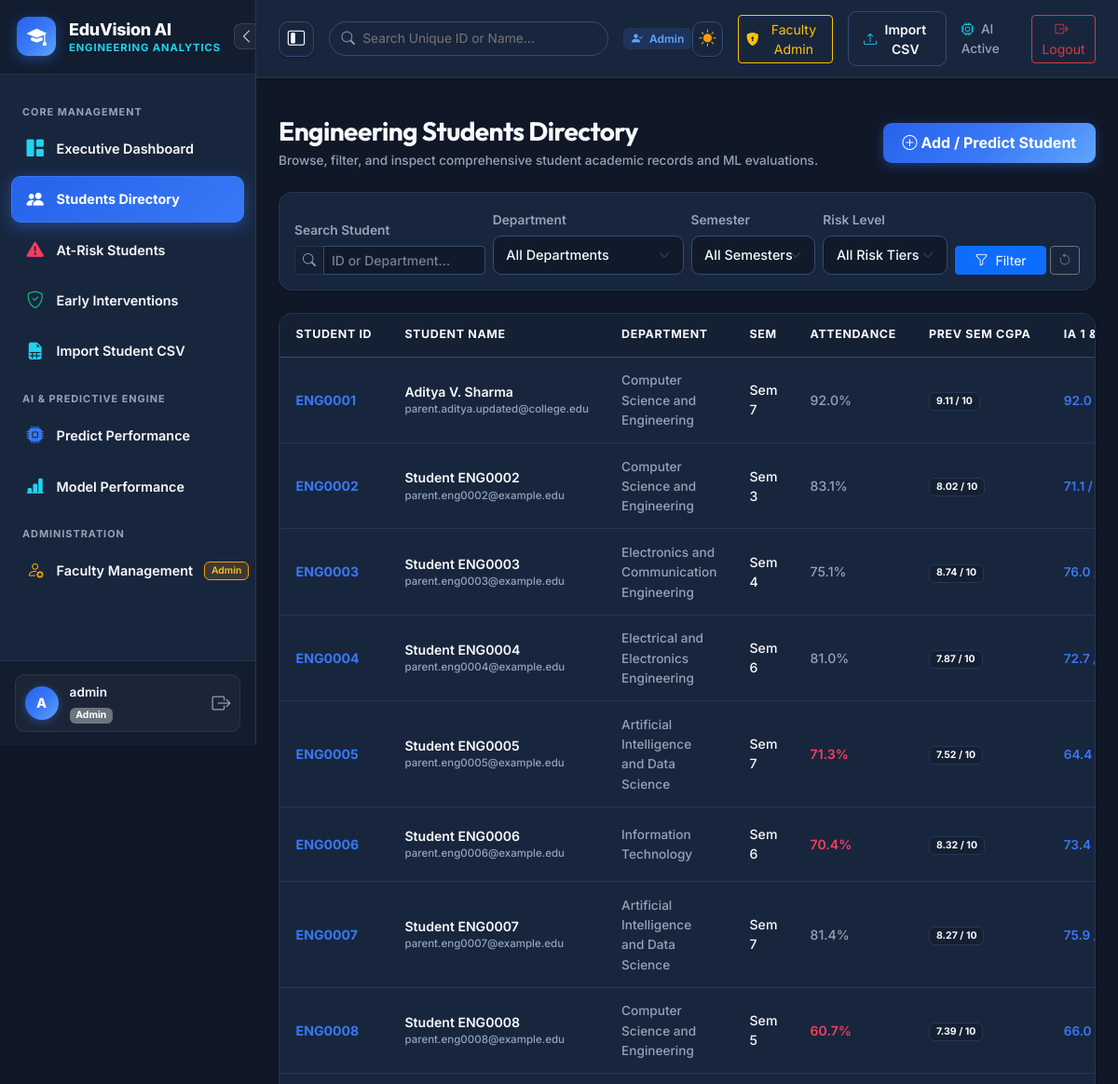
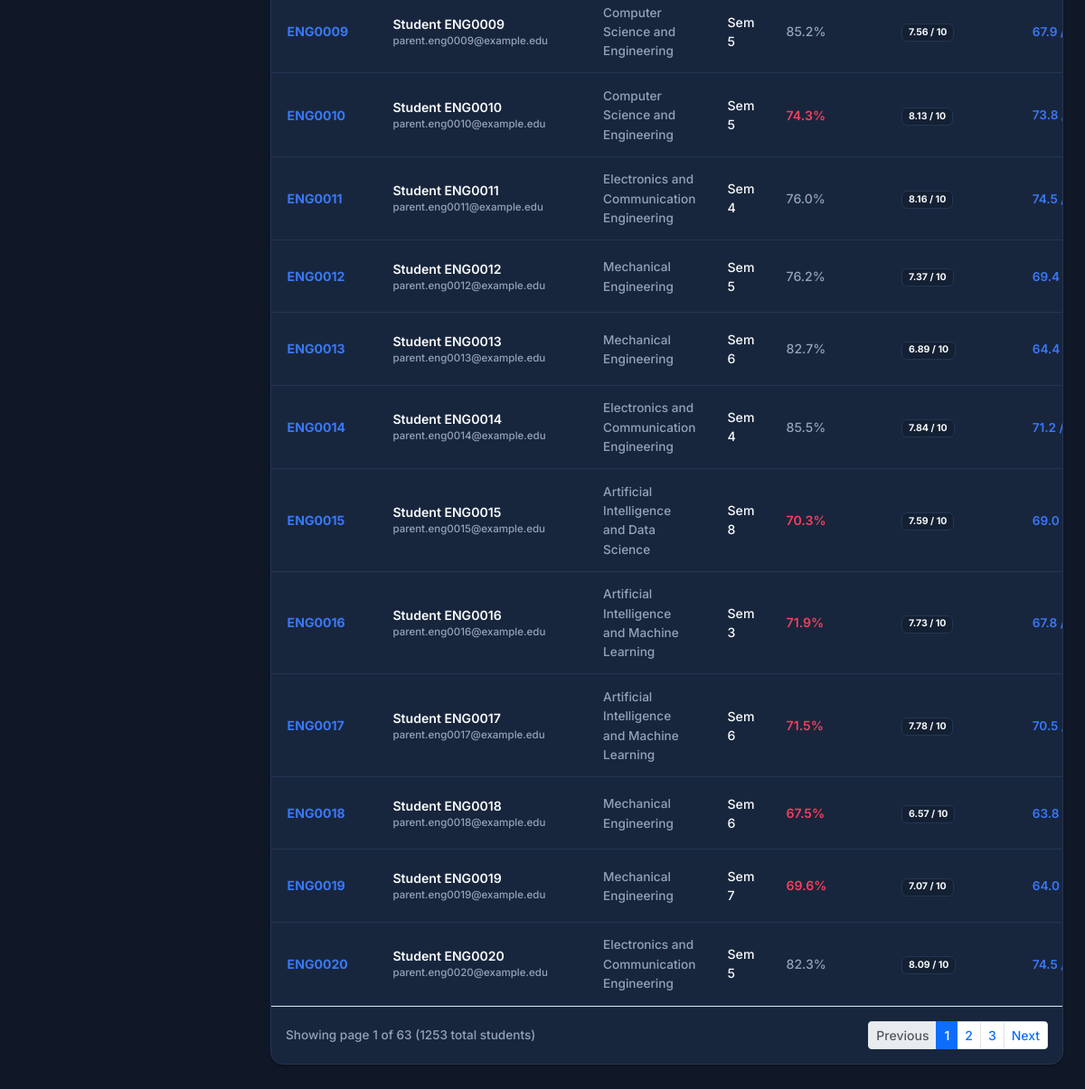
The app's page /students (signed in) with its own data (2 pictures, top to bottom).
### database/models.py (models this page shows, shortened)
class Student(db.Model):
    __tablename__ = "students"
    id = db.Column(db.Integer, primary_key=True)
    student_id = db.Column(db.String(20), unique=True, nullable=False, index=True)
    name = db.Column(db.String(120), nullable=True, default="Student")
    parent_email = db.Column(db.String(120), nullable=True)
    department = db.Column(db.String(100), nullable=False, index=True)
    semester = db.Column(db.Integer, nullable=False)
    age = db.Column(db.Integer, nullable=False)
    gender = db.Column(db.String(10), nullable=False)
    attendance_percentage = db.Column(db.Float, nullable=False)
    study_hours_per_day = db.Column(db.Float, nullable=False, default=4.0)
    previous_semester_percentage = db.Column(db.Float, nullable=False)
    internal_exam_1 = db.Column(db.Float, nullable=False)
    internal_exam_2 = db.Column(db.Float, nullable=False)
    assignment_average = db.Column(db.Float, nullable=False)
    lab_score = db.Column(db.Float, nullable=False)
    midterm_score = db.Column(db.Float, nullable=False)
    project_score = db.Column(db.Float, nullable=False)
    backlogs = db.Column(db.Integer, nullable=False, default=0)
    previous_failures = db.Column(db.Integer, nullable=False, default=0)
    class_participation = db.Column(db.Integer, nullable=False, default=5)
    extracurricular_score = db.Column(db.Float, nullable=False, default=50.0)
    technical_skill_score = db.Column(db.Float, nullable=False)
    coding_skill_score = db.Column(db.Float, nullable=False)
    communication_skill_score = db.Column(db.Float, nullable=False)
    aptitude_score = db.Column(db.Float, nullable=False)
    final_exam_score = db.Column(db.Float, nullable=True)
    performance_category = db.Column(db.String(20), nullable=True)
    latest_prediction = db.Column(db.String(20), nullable=True)
    latest_risk_level = db.Column(db.String(20), nullable=True)
    latest_confidence = db.Column(db.Float, nullable=True)
    created_at = db.Column(db.DateTime, default=datetime.utcnow)
    predictions = db.relationship("Prediction", backref="student_ref", lazy=True, cascade="all, delete-orphan")
    interventions = db.relationship("Intervention", backref="student_ref", lazy=True, cascade="all, delete-orphan")
    @property
    def arrears(self):
        return self.backlogs
    @property
    def arrears_count(self):
        return self.backlogs
    @property
    def prev_sem_cgpa(self):
        return round(self.previous_semester_percentage / 9.5, 2) if self.previous_semester_percentage else 0.0

### app.py (the view, shortened to what this page needs)
    @app.route("/students")
    @login_required
    @role_required("admin", "faculty")
    def students():
        if session.get("role") == "student" and session.get("student_id"):
            return redirect(url_for("student_detail", student_id=session.get("student_id")))
        dept_filter = request.args.get("department", "")
        sem_filter = request.args.get("semester", "")
        risk_filter = request.args.get("risk_level", "")
        perf_filter = request.args.get("performance", "")
        search_query = request.args.get("search", "").strip()
        page = request.args.get("page", 1, type=int)
        per_page = 20
        query = Student.query
        if dept_filter:
            query = query.filter(Student.department == dept_filter)
        if sem_filter:
            query = query.filter(Student.semester == int(sem_filter))
        if risk_filter:
            query = query.filter(Student.latest_risk_level == risk_filter)
        if perf_filter:
            query = query.filter(Student.latest_prediction == perf_filter)
        pagination = query.order_by(Student.student_id.asc()).paginate(
            page=page, per_page=per_page, error_out=False
        )
        departments = [d[0] for d in db.session.query(Student.department).distinct().order_by(Student.department).all()]
        return render_template(
            "students.html",
            students=pagination.items,
            pagination=pagination,
            departments=departments,
            current_dept=dept_filter,
            current_sem=sem_filter,
            current_risk=risk_filter,
            current_perf=perf_filter,
            search_query=search_query
        )

### templates/students.html (shortened to what this page needs)
{% extends "base.html" %}
{% block content %}
<div class="d-flex flex-wrap align-items-center justify-content-between gap-3 mb-4">
  <div>
    <h2 class="h3 fw-bold mb-1">Engineering Students Directory</h2>
    <p class="text-secondary small mb-0">Browse, filter, and inspect comprehensive student academic records and ML evaluations.</p>
  </div>
  <a href="{{ url_for('predict') }}" class="btn btn-primary-gradient">
    <i class="bi bi-plus-circle me-1"></i> Add / Predict Student
  </a>
</div>
<div class="card border-0 shadow-sm rounded-3 mb-4">
  <div class="card-body p-3">
    <form method="GET" action="{{ url_for('students') }}" class="row g-2 align-items-end">
      <div class="col-md-3">
        <label class="form-label small fw-semibold text-muted">Search Student</label>
        <div class="input-group input-group-sm">
          <span class="input-group-text bg-light"><i class="bi bi-search"></i></span>
          <input type="text" class="form-control" name="search" placeholder="ID or Department..." value="{{ search_query }}">
        </div>
      </div>
      <div class="col-md-3">
        <label class="form-label small fw-semibold text-muted">Department</label>
        <select class="form-select form-select-sm" name="department">
          <option value="">All Departments</option>
        </select>
      </div>
      <div class="col-md-2">
        <label class="form-label small fw-semibold text-muted">Semester</label>
        <select class="form-select form-select-sm" name="semester">
          <option value="">All Semesters</option>
        </select>
      </div>
      <div class="col-md-2">
        <label class="form-label small fw-semibold text-muted">Risk Level</label>
        <select class="form-select form-select-sm" name="risk_level">
          <option value="">All Risk Tiers</option>
        </select>
      </div>
      <div class="col-md-2 d-flex gap-1">
        <button type="submit" class="btn btn-sm btn-primary w-100">
          <i class="bi bi-funnel me-1"></i> Filter
        </button>
        <a href="{{ url_for('students') }}" class="btn btn-sm btn-outline-secondary" title="Reset Filters">
          <i class="bi bi-arrow-counterclockwise"></i>
        </a>
      </div>
    </form>
  </div>
</div>
<div class="card-table-wrapper mb-4">
  <div class="table-responsive">
    <table class="table table-custom">
      <thead>
        <tr>
          <th>Student ID</th>
          <th>Student Name</th>
          <th>Department</th>
          <th>Sem</th>
          <th>Attendance</th>
          <th>Prev Sem CGPA</th>
          <th>IA 1 & 2 Marks</th>
        </tr>
      </thead>
      <tbody>
        {% for s in students %}
        <tr>
          <td>
            <a href="{{ url_for('student_detail', student_id=s.student_id) }}" class="fw-bold text-primary text-decoration-none">
              {{ s.student_id }}
            </a>
          </td>
          <td>
            <div class="fw-semibold text-dark">{{ s.name or 'Student ' ~ s.student_id }}</div>
            <div class="text-secondary" style="font-size: 0.72rem;">{{ s.parent_email or '' }}</div>
          </td>
          <td><span class="small text-secondary">{{ s.department }}</span></td>
          <td>Sem {{ s.semester }}</td>
          <td>
            <span class="{% if s.attendance_percentage < 75 %}text-danger fw-semibold{% else %}text-secondary{% endif %}">
              {{ s.attendance_percentage }}%
            </span>
          </td>
          <td>
            <span class="badge bg-light border text-dark">
              {{ (s.previous_semester_percentage / 9.5)|round(2) }} / 10
            </span>
          </td>
          <td>
            <span class="small text-primary fw-semibold">
              {{ s.internal_exam_1|round(1) }} / {{ s.internal_exam_2|round(1) }}
            </span>
          </td>
        </tr>
        {% endfor %}
      </tbody>
    </table>
  </div>
  {% if pagination and pagination.pages > 1 %}
  <div class="p-3 border-top d-flex align-items-center justify-content-between flex-wrap gap-2">
    <div class="small text-muted">
      Showing page {{ pagination.page }} of {{ pagination.pages }} ({{ pagination.total }} total students)
    </div>
    <nav>
      <ul class="pagination pagination-sm mb-0">
        {% if pagination.has_prev %}
          <li class="page-item">
            <a class="page-link" href="{{ url_for('students', page=pagination.prev_num, department=current_dept, semester=current_sem, risk_level=current_risk, search=search_query) }}">Previous</a>
          </li>
        {% else %}
          <li class="page-item disabled"><span class="page-link">Previous</span></li>
        {% endif %}
        {% for p in range(1, pagination.pages + 1) %}
          {% if p >= pagination.page - 2 and p <= pagination.page + 2 %}
            <li class="page-item {% if p == pagination.page %}active{% endif %}">
              <a class="page-link" href="{{ url_for('students', page=p, department=current_dept, semester=current_sem, risk_level=current_risk, search=search_query) }}">{{ p }}</a>
            </li>
          {% endif %}
        {% endfor %}
        {% if pagination.has_next %}
          <li class="page-item">
            <a class="page-link" href="{{ url_for('students', page=pagination.next_num, department=current_dept, semester=current_sem, risk_level=current_risk, search=search_query) }}">Next</a>
          </li>
        {% else %}
          <li class="page-item disabled"><span class="page-link">Next</span></li>
        {% endif %}
      </ul>
    </nav>
  </div>
  {% endif %}
</div>
{% endblock %}

### records on screen
Student: student_id "ENG0001", name "Aditya V. Sharma", parent_email "parent.aditya.updated@college.edu", department "Computer Science and Engineering", semester "7", attendance_percentage "92.0", (s.previous_semester_percentage/9.5)|round(2) "9.11", internal_exam_1 "92.0"
Student: student_id "ENG0002", name "Student ENG0002", parent_email "parent.eng0002@example.edu", department "Computer Science and Engineering", semester "3", attendance_percentage "83.1", (s.previous_semester_percentage/9.5)|round(2) "8.02", internal_exam_1 "71.1"
Student: student_id "ENG0003", name "Student ENG0003", parent_email "parent.eng0003@example.edu", department "Electronics and Communication Engineering", semester "4", attendance_percentage "75.1", (s.previous_semester_percentage/9.5)|round(2) "8.74", internal_exam_1 "76.0"
Student: student_id "ENG0004", name "Student ENG0004", parent_email "parent.eng0004@example.edu", department "Electrical and Electronics Engineering", semester "6", attendance_percentage "81.0", (s.previous_semester_percentage/9.5)|round(2) "7.87", internal_exam_1 "72.7"
Student: student_id "ENG0005", name "Student ENG0005", parent_email "parent.eng0005@example.edu", department "Artificial Intelligence and Data Science", semester "7", attendance_percentage "71.3", (s.previous_semester_percentage/9.5)|round(2) "7.52", internal_exam_1 "64.4"
Student: student_id "ENG0006", name "Student ENG0006", parent_email "parent.eng0006@example.edu", department "Information Technology", semester "6", attendance_percentage "70.4", (s.previous_semester_percentage/9.5)|round(2) "8.32", internal_exam_1 "73.4"
Student: student_id "ENG0007", name "Student ENG0007", parent_email "parent.eng0007@example.edu", department "Artificial Intelligence and Data Science", semester "7", attendance_percentage "81.4", (s.previous_semester_percentage/9.5)|round(2) "8.27", internal_exam_1 "75.9"
Student: student_id "ENG0008", name "Student ENG0008", parent_email "parent.eng0008@example.edu", department "Computer Science and Engineering", semester "5", attendance_percentage "60.7", (s.previous_semester_percentage/9.5)|round(2) "7.39", internal_exam_1 "66.0"
Student: student_id "ENG0009", name "Student ENG0009", parent_email "parent.eng0009@example.edu", department "Computer Science and Engineering", semester "5", attendance_percentage "85.2", (s.previous_semester_percentage/9.5)|round(2) "7.56", internal_exam_1 "67.9"
Student: student_id "ENG0010", name "Student ENG0010", parent_email "parent.eng0010@example.edu", department "Computer Science and Engineering", semester "5", attendance_percentage "74.3", (s.previous_semester_percentage/9.5)|round(2) "8.13", internal_exam_1 "73.8"
Student: student_id "ENG0011", name "Student ENG0011", parent_email "parent.eng0011@example.edu", department "Electronics and Communication Engineering", semester "4", attendance_percentage "76.0", (s.previous_semester_percentage/9.5)|round(2) "8.16", internal_exam_1 "74.5"
Student: student_id "ENG0012", name "Student ENG0012", parent_email "parent.eng0012@example.edu", department "Mechanical Engineering", semester "5", attendance_percentage "76.2", (s.previous_semester_percentage/9.5)|round(2) "7.37", internal_exam_1 "69.4"
Student: student_id "ENG0013", name "Student ENG0013", parent_email "parent.eng0013@example.edu", department "Mechanical Engineering", semester "6", attendance_percentage "82.7", (s.previous_semester_percentage/9.5)|round(2) "6.89", internal_exam_1 "64.4"
Student: student_id "ENG0014", name "Student ENG0014", parent_email "parent.eng0014@example.edu", department "Electronics and Communication Engineering", semester "4", attendance_percentage "85.5", (s.previous_semester_percentage/9.5)|round(2) "7.84", internal_exam_1 "71.2"
Student: student_id "ENG0015", name "Student ENG0015", parent_email "parent.eng0015@example.edu", department "Artificial Intelligence and Data Science", semester "8", attendance_percentage "70.3", (s.previous_semester_percentage/9.5)|round(2) "7.59", internal_exam_1 "69.0"
Student: student_id "ENG0016", name "Student ENG0016", parent_email "parent.eng0016@example.edu", department "Artificial Intelligence and Machine Learning", semester "3", attendance_percentage "71.9", (s.previous_semester_percentage/9.5)|round(2) "7.73", internal_exam_1 "67.8"
Student: student_id "ENG0017", name "Student ENG0017", parent_email "parent.eng0017@example.edu", department "Artificial Intelligence and Machine Learning", semester "6", attendance_percentage "71.5", (s.previous_semester_percentage/9.5)|round(2) "7.78", internal_exam_1 "70.5"
Student: student_id "ENG0018", name "Student ENG0018", parent_email "parent.eng0018@example.edu", department "Mechanical Engineering", semester "6", attendance_percentage "67.5", (s.previous_semester_percentage/9.5)|round(2) "6.57", internal_exam_1 "63.8"
Student: student_id "ENG0019", name "Student ENG0019", parent_email "parent.eng0019@example.edu", department "Mechanical Engineering", semester "7", attendance_percentage "69.6", (s.previous_semester_percentage/9.5)|round(2) "7.07", internal_exam_1 "64.0"
Student: student_id "ENG0020", name "Student ENG0020", parent_email "parent.eng0020@example.edu", department "Electronics and Communication Engineering", semester "5", attendance_percentage "82.3", (s.previous_semester_percentage/9.5)|round(2) "8.09", internal_exam_1 "74.5"

### other values on screen
{{ session.get('username', 'U')[0]|upper }} "A"
{{ session.get('username') }} "admin"
{{ session.get('role') }} "Admin"
{{ pagination.page }} "1"
{{ pagination.pages }} "63"
{{ pagination.total }} "1253"
{{ p }} "1" "2" "3"
